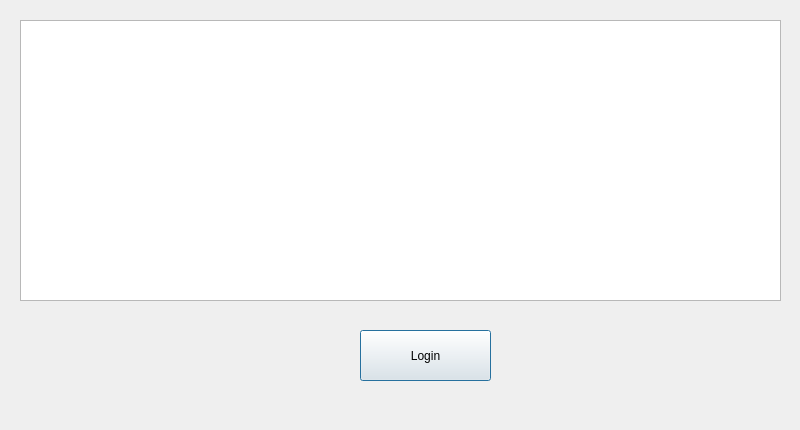
<?xml version="1.0" encoding="UTF-8"?>
<ui version="4.0">
 <class>GoogleOAuth</class>
 <widget class="QDialog" name="GoogleOAuth">
  <property name="geometry">
   <rect>
    <x>0</x>
    <y>0</y>
    <width>800</width>
    <height>430</height>
   </rect>
  </property>
  <property name="windowTitle">
   <string>Dialog</string>
  </property>
  <widget class="QTextEdit" name="textBrower">
   <property name="geometry">
    <rect>
     <x>20</x>
     <y>20</y>
     <width>761</width>
     <height>281</height>
    </rect>
   </property>
  </widget>
  <widget class="QPushButton" name="LoginButton">
   <property name="geometry">
    <rect>
     <x>360</x>
     <y>330</y>
     <width>131</width>
     <height>51</height>
    </rect>
   </property>
   <property name="text">
    <string>Login</string>
   </property>
  </widget>
 </widget>
 <resources/>
 <connections/>
</ui>
